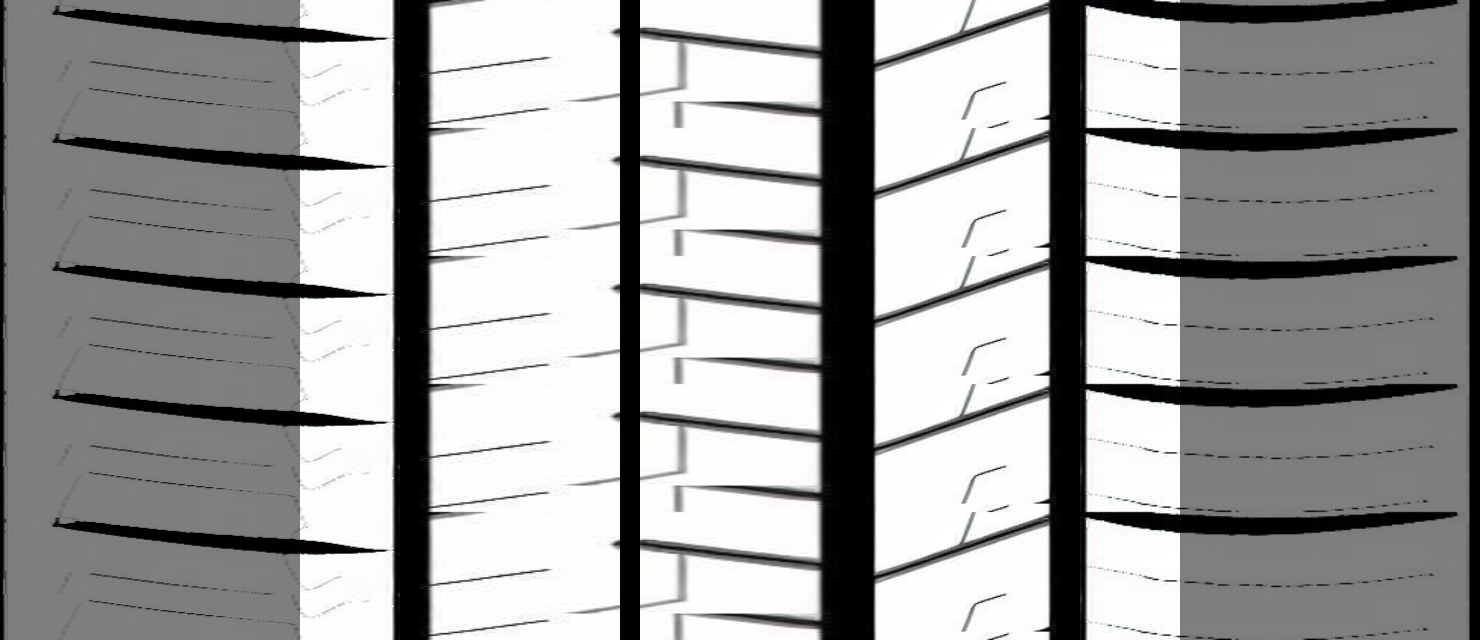
#> input picture tests/datasets/stitching/correct_continuity1.png, 1480 x 640 px
$ python -i land_sea_ratio.py   (imports and definitions only)
#> lines starting #> are read from the running program, lines starting #| are printed output that depends on the picture; after the words box and inside, x2 and y2 are one past the last pixel; in counts of white or black regions, pixels touching at a corner belong together
### tire_ai_pattern/utils/logger.py
# -*- coding: utf-8 -*-

"""
日志模块

提供标准化的日志系统。
"""

import logging
from datetime import datetime
from pathlib import Path
from typing import Optional


# 项目根目录（logger.py 位于 tire_ai_pattern/utils/ 下，上溯两级即为项目根）
_PROJECT_ROOT = Path(__file__).resolve().parent.parent.parent


def _ensure_file_handler(logger: logging.Logger, level: int, formatter: logging.Formatter) -> None:
    """确保 logger 拥有文件 handler，写入 .logs/project.log。"""
    _log_dir = _PROJECT_ROOT / ".logs"
    _log_dir.mkdir(parents=True, exist_ok=True)
    _file_handler = logging.FileHandler(str(_log_dir / "project.log"), encoding="utf-8")
    _file_handler.setLevel(level)
    _file_handler.setFormatter(formatter)
    logger.addHandler(_file_handler)


def setup_logger(
    name: str = "giti_tire",
    level: str = "INFO",
    log_file: Optional[str] = None,
    console_output: bool = True
) -> logging.Logger:
    """
    设置并返回一个配置好的日志记录器。

    所有项目日志统一写入 .logs/project.log（文件 handler 等级为 DEBUG，
    保证 debug 级别日志也能落盘），控制台输出等级由 level 参数控制。

    Args:
        name: 日志记录器名称
        level: 日志级别 (DEBUG, INFO, WARNING, ERROR, CRITICAL)
        log_file: 日志文件路径（可选，不影响默认 .logs/project.log）
        console_output: 是否输出到控制台

    Returns:
        配置好的日志记录器
    """
    logger = logging.getLogger(name)
    logger.setLevel(getattr(logging, level.upper()))

    # 避免重复添加处理器
    if logger.handlers:
        return logger

    formatter = logging.Formatter(
        '%(asctime)s - %(name)s - %(levelname)s - %(message)s',
        datefmt='%Y-%m-%d %H:%M:%S'
    )

    # —— 默认文件 handler：所有日志统一写入 .logs/project.log ——
    _ensure_file_handler(logger, logging.DEBUG, formatter)

    # 显式指定的 log_file（额外输出）
    if log_file:
        log_path = Path(log_file)
        log_dir = log_path.parent
        if log_dir != Path('.') and not log_dir.exists():
            log_dir.mkdir(parents=True, exist_ok=True)

        file_handler = logging.FileHandler(str(log_path), encoding='utf-8')
        file_handler.setLevel(getattr(logging, level.upper()))
        file_handler.setFormatter(formatter)
        logger.addHandler(file_handler)

    # 控制台处理器
    if console_output:
        console_handler = logging.StreamHandler()
        console_handler.setLevel(getattr(logging, level.upper()))
        console_handler.setFormatter(formatter)
        logger.addHandler(console_handler)

    return logger


def get_logger(name: str = "giti_tire") -> logging.Logger:
    """
    获取或创建日志记录器。

    Args:
        name: 日志记录器名称

    Returns:
        日志记录器实例
    """
    if not hasattr(logging.Logger, 'manager'):
        return setup_logger(name)

    logger = logging.getLogger(name)
    if not logger.handlers:
        return setup_logger(name)
    return logger


class LoggerMixin:
    """日志记录器混入类，为类提供日志功能。"""

    # [4 lines left out: function logger, not called in this run]


# 创建默认日志记录器
default_logger = get_logger("tire-ai-pattern")

### tire_ai_pattern/core/detection/land_sea_ratio.py
# -*- coding: utf-8 -*-

"""
海陆比算法模块

计算轮胎花纹样稿的海陆比（黑色 + 灰色区域占总面积的百分比）。

算法层职责边界：
- 接收 np.ndarray 图像，返回海陆比数值和可选的可视化图像。
- 不保存文件，不接收 task_id 或输出路径，不含任何评分或业务配置逻辑。
- is_debug=True 时返回带颜色叠加标注的可视化图像，由调用方决定是否保存。
"""

from typing import Optional, Tuple

import cv2
import numpy as np

from tire_ai_pattern.common.exceptions import InputDataError, RuntimeProcessError
from tire_ai_pattern.utils.logger import get_logger


logger = get_logger(__name__)
#> further down, picture is the input picture: shape (640, 1480, 3); mean B, G, R 161, 161.2, 160.8

_VIS_NAME = "land_sea_ratio"

# 像素亮度阈值（与老架构保持一致）
_BLACK_LOWER = 0
_BLACK_UPPER = 50
_GRAY_LOWER = 51
_GRAY_UPPER = 200


def compute_land_sea_ratio(
    image: np.ndarray,
    is_debug: bool = False,
) -> Tuple[float, str, Optional[np.ndarray]]:
    """
    计算轮胎花纹样稿的海陆比。

    Parameters
    ----------
    image : np.ndarray
        输入 BGR 图像，形状为 (H, W, 3)。
    is_debug : bool
        是否输出可视化调试图像，默认 False。

    Returns
    -------
    ratio_percent : float
        实际海陆比百分比，保留两位小数（如 30.52 表示 30.52%）。
    vis_name : str
        建议的可视化文件名（不含扩展名）；非 debug 模式返回空字符串。
    vis_image : Optional[np.ndarray]
        可视化图像（BGR）；非 debug 模式返回 None。

    Raises
    ------
    InputDataError
        image 为 None、非 ndarray 或非三通道 BGR 时抛出。
    RuntimeProcessError
        算法内部计算失败时抛出，原始异常挂在 __cause__ 上。
    """
#> called with is_debug = False
    logger.debug("开始海陆比计算")

    if image is None:
        raise InputDataError("image", "value", "must not be None")

    if not isinstance(image, np.ndarray):
        raise InputDataError(
            "image", "type", "expected np.ndarray", type(image).__name__
        )

    if image.ndim != 3 or image.shape[2] != 3:
        raise InputDataError(
            "image", "shape", "expected (H, W, 3) BGR image", image.shape
        )

    try:
        gray = cv2.cvtColor(image, cv2.COLOR_BGR2GRAY)
        total_area = image.shape[0] * image.shape[1]
#> total_area = 947200

        black_area = _compute_black_area(gray)
        gray_area = _compute_gray_area(gray)

        ratio_percent = round((black_area + gray_area) / total_area * 100, 2) if total_area > 0 else 0.0

        logger.debug(
            "海陆比计算明细: ratio=%.2f%%, black=%d, gray=%d, total=%d",
            ratio_percent,
            black_area,
            gray_area,
            total_area,
        )

    except Exception as original_error:
        raise RuntimeProcessError(
            "compute_land_sea_ratio",
            "海陆比面积计算失败",
            original_error,
        )

    logger.debug("海陆比结果: ratio=%.2f%%", ratio_percent)

    vis_name = ""
    vis_image = None
    if is_debug:
        try:
            vis_image = _draw_debug_image(image, gray, ratio_percent)
            vis_name = _VIS_NAME
        except Exception as original_error:
            raise RuntimeProcessError(
                "_draw_debug_image",
                "海陆比可视化处理失败",
                original_error,
            )

    return ratio_percent, vis_name, vis_image


# ------------------------------------------------------------------
# 内部辅助函数
# ------------------------------------------------------------------

def _compute_black_area(gray: np.ndarray) -> int:
    """统计黑色区域像素数（灰度值在 [0, 50] 范围内）。"""
    mask = cv2.inRange(gray, _BLACK_LOWER, _BLACK_UPPER)
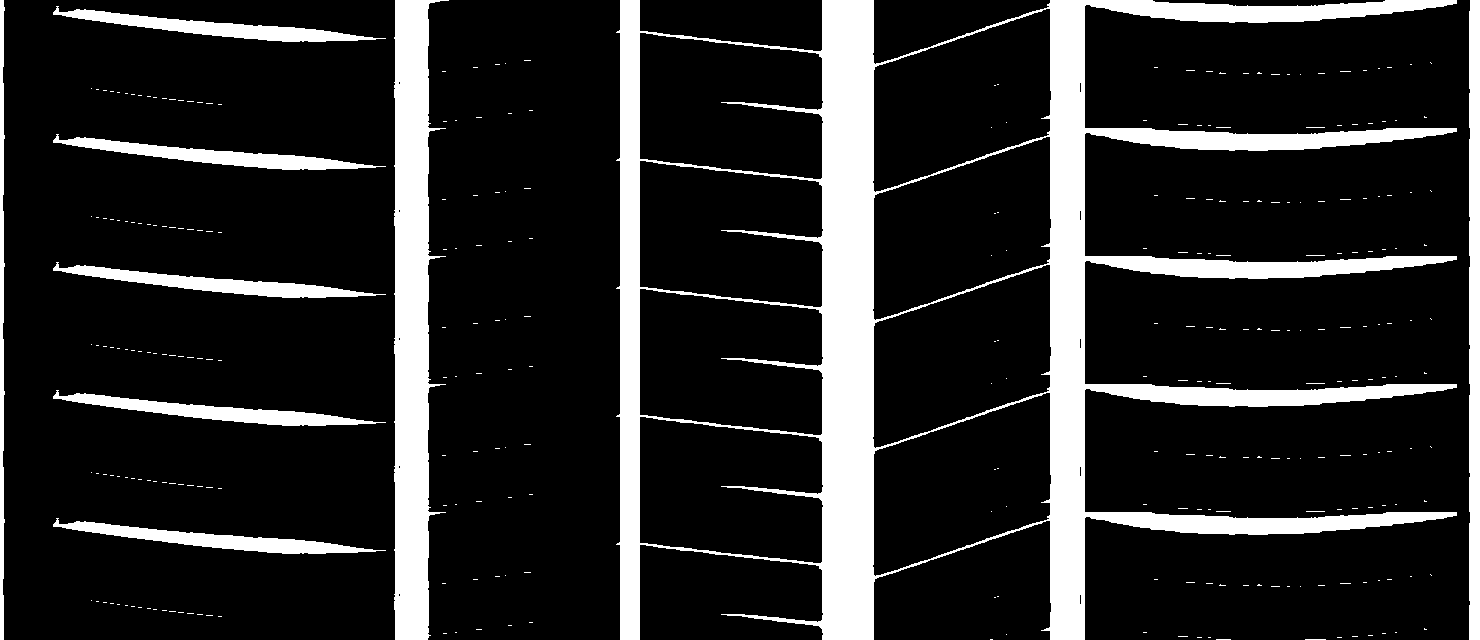
#> mask: shape (640, 1480); 16% white; 304 white regions (294 under 20 px), largest, box (x1, y1, x2, y2) and area: (616, 0, 1457, 640) 100952, (394, 0, 449, 640) 21817, (1469, 0, 1480, 640) 6965
#> in compute_land_sea_ratio, `black_area = _compute_black_area(gray)`: black_area = 151523
    return int(cv2.countNonZero(mask))


def _compute_gray_area(gray: np.ndarray) -> int:
    """统计灰色区域像素数（灰度值在 [51, 200] 范围内）。"""
    mask = cv2.inRange(gray, _GRAY_LOWER, _GRAY_UPPER)
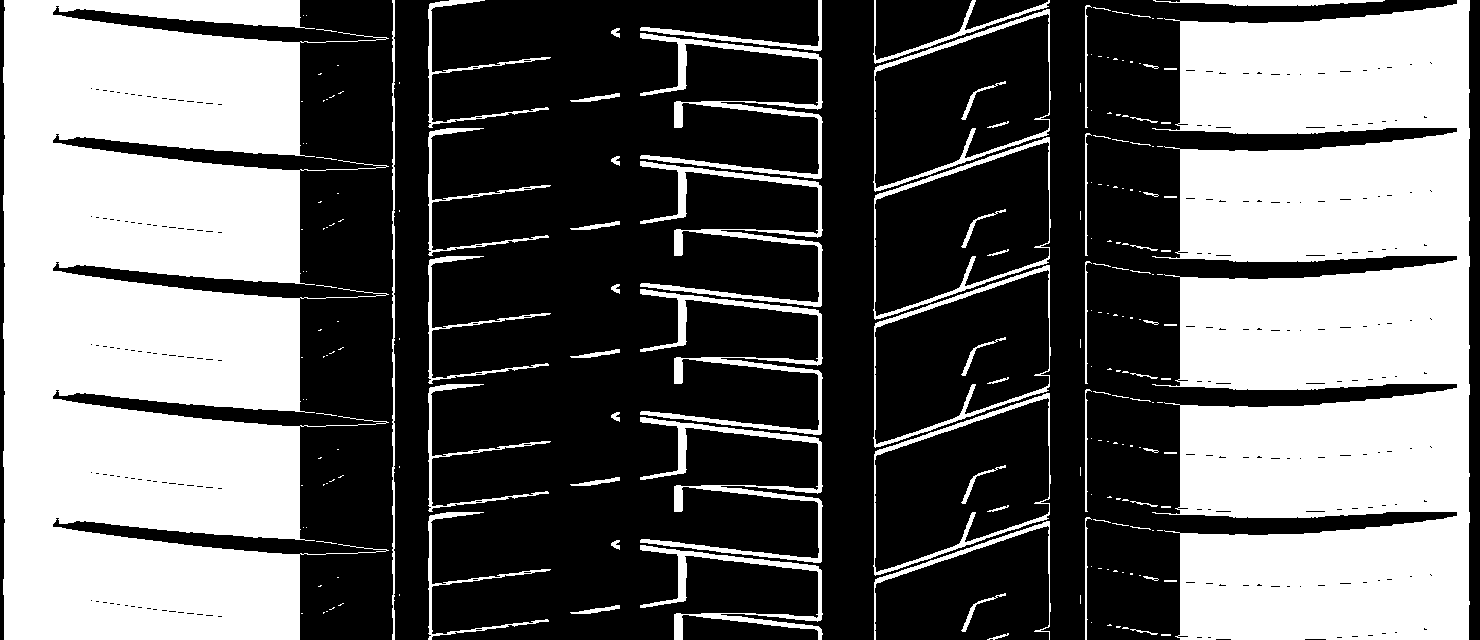
#> mask: shape (640, 1480); 40.3% white; 206 white regions (125 under 20 px), largest, box (x1, y1, x2, y2) and area: (3, 0, 389, 640) 175280, (1152, 0, 1470, 640) 163877, (640, 33, 823, 179) 3818
    return int(cv2.countNonZero(mask))


# [52 lines left out: function _draw_debug_image, not called in this run]

>>> import cv2
>>> picture = cv2.imread('../../../tests/datasets/stitching/correct_continuity1.png')
>>> result = compute_land_sea_ratio(picture)
#> in compute_land_sea_ratio, `gray_area = _compute_gray_area(gray)`: gray_area = 382143
#> in compute_land_sea_ratio, `ratio_percent = round((black_area + gray_area) / total_area * 100, 2) ..`: ratio_percent = 56.34
